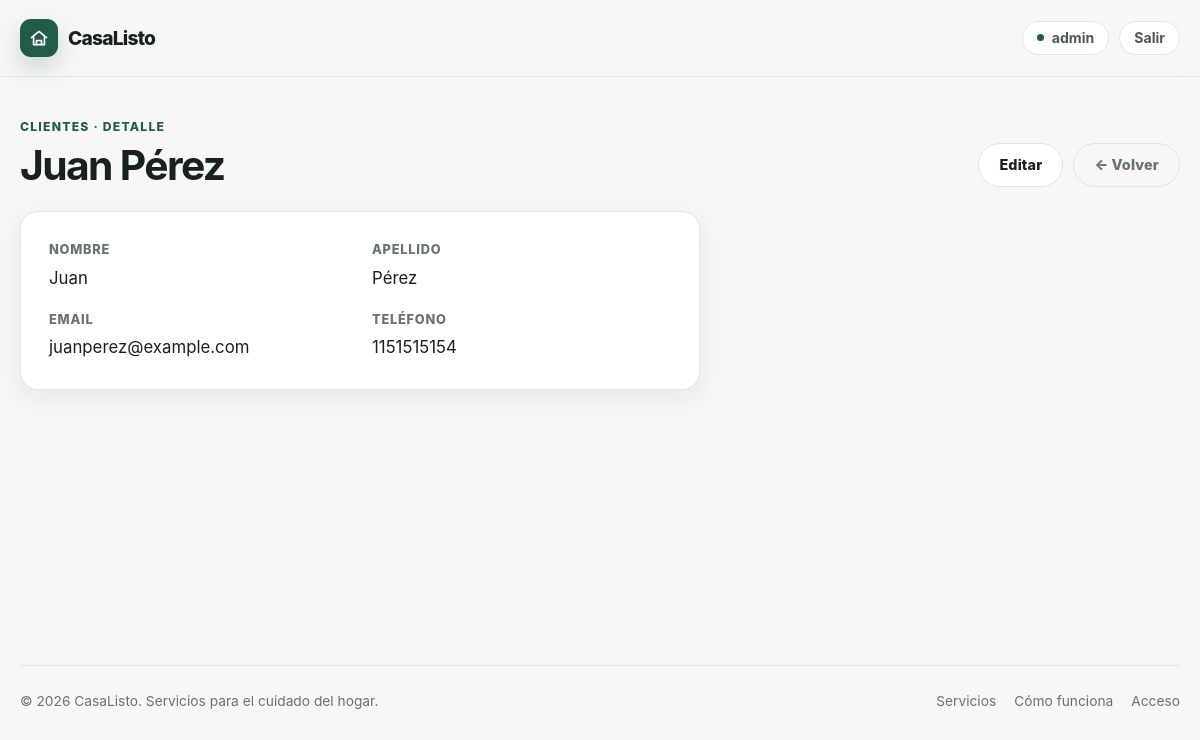
/servicio/cliente/1/ (signed in), run on the app's committed database.
### servicio/models.py (models this page shows, shortened)
class Cliente(models.Model):
    nombre = models.CharField(validators=[ValidarTextoEspañol()])
    apellido = models.CharField(validators=[ValidarTextoEspañol()])
    email = models.EmailField(unique=True, blank=True, null=True)
    telefono = models.CharField(unique=True, validators=[ValidarTelefono()])
    class Meta:
        verbose_name = "Cliente"
        verbose_name_plural = "Clientes"

### servicio/views/cliente.py (the view)
# urls.py: path("cliente/<int:pk>/", ClienteDetail.as_view(), name="cliente_detail"),
class ClienteDetail(DetailView):
    model = Cliente
    template_name = "servicio/cliente_detail.html"
    context_object_name = "cliente"

### servicio/templates/servicio/cliente_detail.html
{% extends "core/base.html" %}
{% load static %}
{% block style %}
    <link rel="stylesheet" href="{% static 'core/detail.css' %}" />
{% endblock style %}
{% block content %}
    <div class="container page">
        <div class="page-header">
            <div>
                <p class="page-eyebrow">Clientes · Detalle</p>
                <h1>{{ cliente.nombre }} {{ cliente.apellido }}</h1>
            </div>
            <div class="page-actions">
                <a class="btn btn-light" href="{% url 'servicio:cliente_update' cliente.pk %}">Editar</a>
                <a class="btn btn-ghost" href="{% url 'servicio:cliente_list' %}">← Volver</a>
            </div>
        </div>
        <div class="detalle-categoria">
            <dl>
                <div>
                    <dt>Nombre</dt>
                    <dd>{{ cliente.nombre }}</dd>
                </div>
                <div>
                    <dt>Apellido</dt>
                    <dd>{{ cliente.apellido }}</dd>
                </div>
                <div>
                    <dt>Email</dt>
                    <dd>{{ cliente.email|default:"—" }}</dd>
                </div>
                <div>
                    <dt>Teléfono</dt>
                    <dd>{{ cliente.telefono }}</dd>
                </div>
            </dl>
        </div>
    </div>
{% endblock content %}

### core/templates/core/partials/header.html (shortened to what this page needs)
<div class="site-header">
    <div class="container nav">
        <a class="brand" href="#inicio" aria-label="CasaListo inicio">
            <span class="brand-mark" aria-hidden="true">
                <svg viewBox="0 0 24 24"
                     fill="none"
                     stroke="currentColor"
                     stroke-width="2"
                     stroke-linecap="round"
                     stroke-linejoin="round">
                    <path d="M3 11.5 12 4l9 7.5"></path>
                    <path d="M5.5 10.5V20h13v-9.5"></path>
                    <path d="M9 20v-5h6v5"></path>
                </svg>
            </span>
            CasaListo
        </a>
        <div class="nav-actions">
            {% if user.is_authenticated %}
                <span class="nav-user">{{ user.username }}</span>
                <form class="nav-logout-form"
                      action="{% url 'core:logout' %}"
                      method="post">
                    <button class="nav-logout" type="submit">Salir</button>
                </form>
            {% else %}
                <a class="nav-login" href="{% url 'core:login' %}">Acceder</a>
            {% endif %}
        </div>
    </div>
</div>

### core/static/core/base.css (style rules this page uses)
:root { --bg: #f7f8f5; --surface: #ffffff; --surface-soft: #eef2ec; --text: #18211c; --muted: #68736c; --primary: #215c4a; --primary-dark: #174637; --accent: #dcefd5; --border: #e1e6e1; --danger: #b3452f; --danger-dark: #8f3523; --danger-soft: #fbeeea; --shadow: 0 18px 45px rgba(24, 33, 28, 0.08); --shadow-sm: 0 8px 24px rgba(24, 33, 28, 0.07); --radius-lg: 28px; --radius-md: 18px; --radius-sm: 12px; --max-width: 1180px; }
* { box-sizing: border-box; }
html { scroll-behavior: smooth; }
body { margin: 0; font-family: Inter, ui-sans-serif, system-ui, -apple-system, BlinkMacSystemFont, "Segoe UI", sans-serif; color: var(--text); background: var(--bg); line-height: 1.6; }
a { color: inherit; text-decoration: none; }
img, svg { display: block; max-width: 100%; }
button, a { -webkit-tap-highlight-color: transparent; }
.container { width: min(100% - 40px, var(--max-width)); margin-inline: auto; }
.page { padding: 40px 0 64px; }
.page h1 { margin: 0; font-size: clamp(1.9rem, 3.4vw, 2.7rem); line-height: 1.05; letter-spacing: -0.04em; }

### core/static/core/components.css (style rules this page uses)
.btn { display: inline-flex; align-items: center; justify-content: center; gap: 10px; min-height: 44px; padding: 0 20px; border-radius: 999px; border: 1px solid transparent; font-size: .9rem; font-weight: 800; letter-spacing: .01em; line-height: 1; white-space: nowrap; cursor: pointer; user-select: none; transition: transform .2s ease, box-shadow .2s ease, background .2s ease, border-color .2s ease; }
.btn-light { background: white; border-color: var(--border); color: var(--text); }
.btn-ghost { background: transparent; border-color: var(--border); color: var(--muted); min-height: 42px; }
.page-header { display: flex; align-items: end; justify-content: space-between; gap: 20px; margin-bottom: 24px; flex-wrap: wrap; }
.page-eyebrow { margin: 0 0 8px; color: var(--primary); font-size: .76rem; font-weight: 800; letter-spacing: .1em; text-transform: uppercase; }
.page-actions { display: flex; gap: 10px; flex-wrap: wrap; }

### core/static/core/header.css (style rules this page uses)
.site-header { position: sticky; top: 0; z-index: 50; background: rgba(247, 248, 245, 0.88); backdrop-filter: blur(14px); border-bottom: 1px solid rgba(225, 230, 225, 0.85); }
.nav { min-height: 76px; display: flex; align-items: center; justify-content: space-between; gap: 24px; }
.brand { display: inline-flex; align-items: center; gap: 10px; font-weight: 800; letter-spacing: -0.04em; font-size: 1.2rem; }
.brand-mark { width: 38px; height: 38px; border-radius: 11px; display: grid; place-items: center; background: var(--primary); color: white; box-shadow: 0 10px 25px rgba(33, 92, 74, 0.22); }
.brand-mark svg { width: 20px; }
.nav-actions { display: flex; align-items: center; gap: 10px; }
.nav-user { display: inline-flex; align-items: center; gap: 8px; padding: 9px 14px; border: 1px solid var(--border); border-radius: 999px; background: var(--surface); color: #4f5a53; font-size: .88rem; font-weight: 700; line-height: 1; }
.nav-user::before { width: 7px; height: 7px; border-radius: 50%; background: var(--primary); content: ""; }
.nav-logout-form { display: flex; }
.nav-logout { display: inline-flex; align-items: center; padding: 9px 14px; border: 1px solid var(--border); border-radius: 999px; background: var(--surface); color: #4f5a53; font: inherit; font-size: .88rem; font-weight: 700; line-height: 1; cursor: pointer; transition: color .2s ease, border-color .2s ease, background .2s ease; }

### core/static/core/detail.css (style rules this page uses)
.detalle-categoria { max-width: 680px; padding: 28px; background: var(--surface); border: 1px solid var(--border); border-radius: var(--radius-md); box-shadow: var(--shadow-sm); }
.detalle-categoria dl { margin: 0; display: grid; grid-template-columns: 1fr 1fr; gap: 18px 24px; }
.detalle-categoria dl > div { min-width: 0; }
.detalle-categoria dt { font-size: .8rem; font-weight: 800; text-transform: uppercase; letter-spacing: .06em; color: var(--muted); }
.detalle-categoria dd { margin: 4px 0 0; font-size: 1.05rem; overflow-wrap: anywhere; }

### data on the page
Cliente: nombre "Juan", apellido "Pérez", email "juanperez@example.com", telefono "1151515154"

### other printed values
{{ user.username }} "admin"
